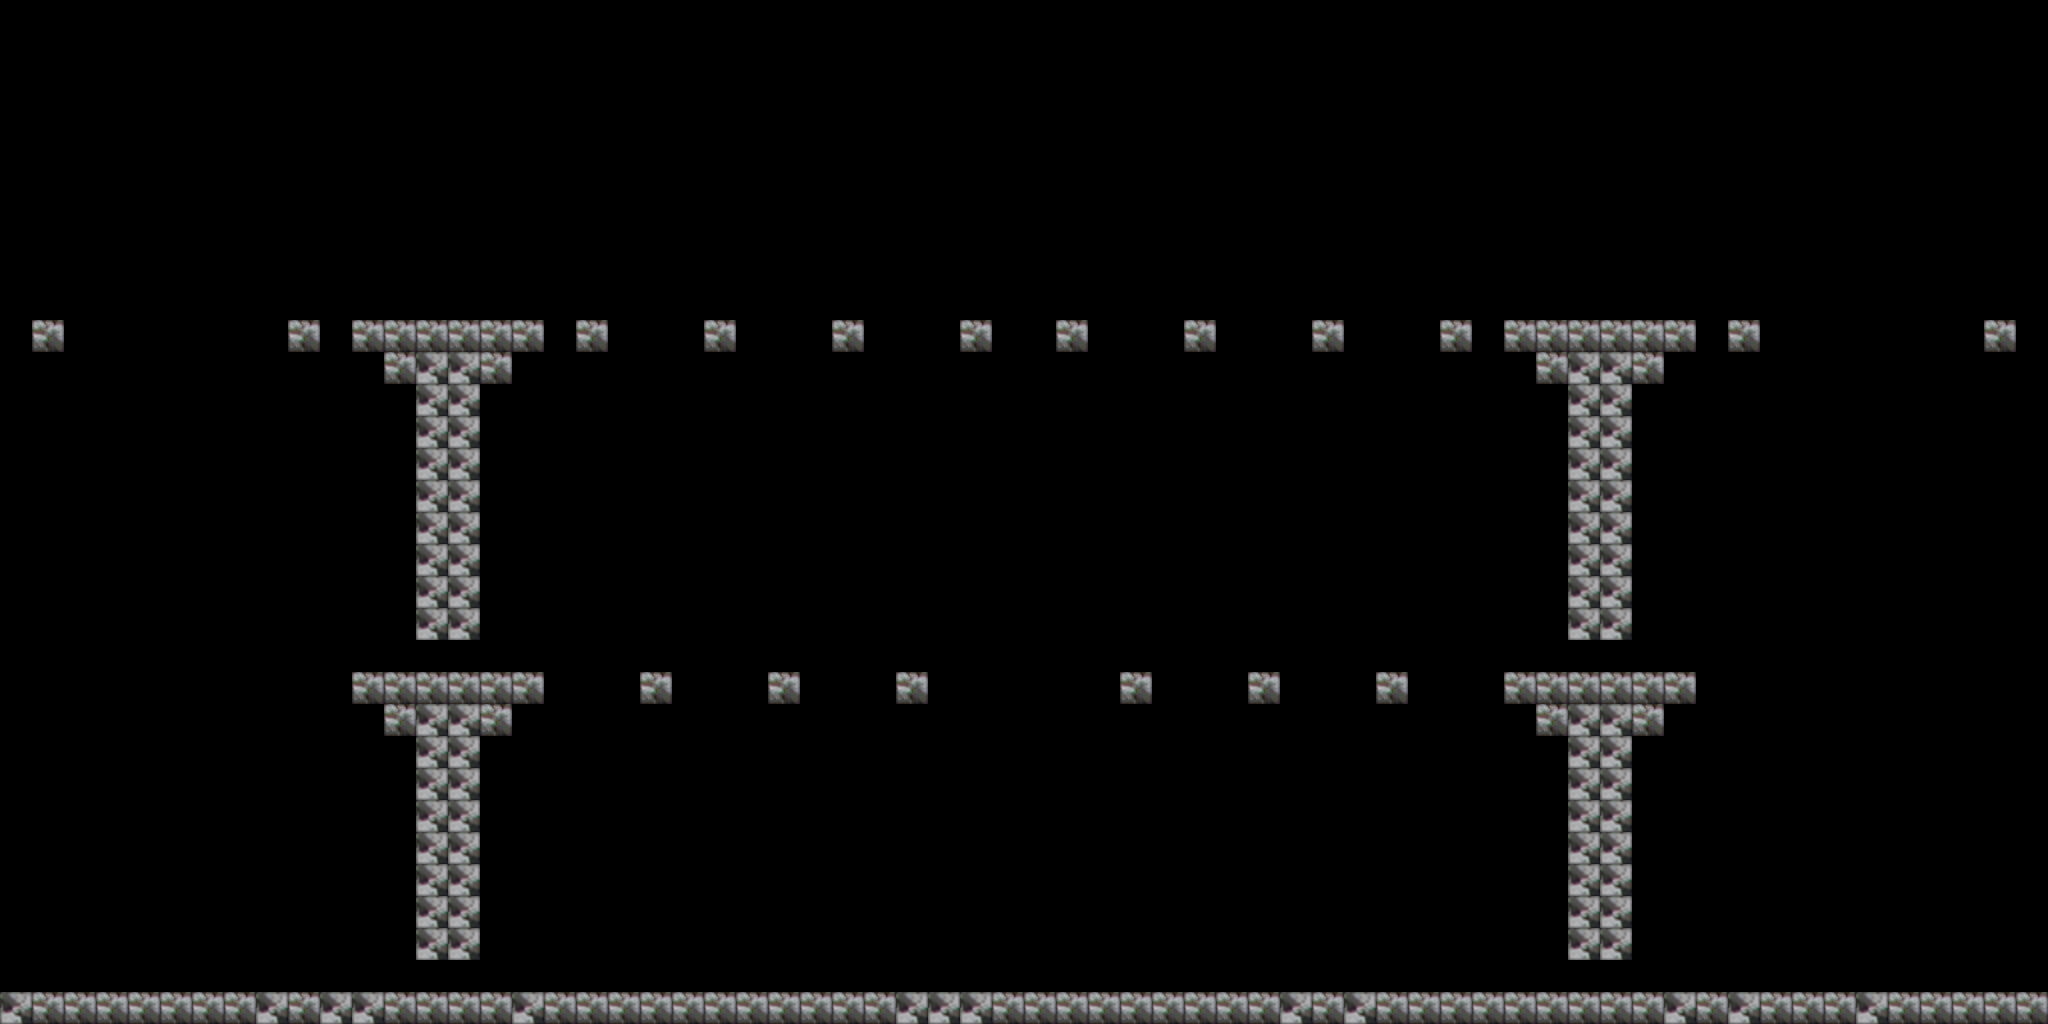

This is a level from a 2D game, rendered from its Tiled map with the project's own tilesets. A one-line summary and the map file follow, with tile-layer data summarised:
An orthogonal 64x32 tile map with 32x32 px tiles, 3 tile layers (floor, decoration, guide).

<map version="1.0" orientation="orthogonal" renderorder="right-down" width="64" height="32" tilewidth="32" tileheight="32" nextobjectid="1">
 <tileset firstgid="1" name="tiles" tilewidth="32" tileheight="32" tilecount="1024">
  <image source="tilesets/tiles.png" trans="ff00ff" width="1024" height="1024" />
  <terraintypes>
   <terrain name="Stone" tile="-1" />
  </terraintypes>
  <tile id="0" terrain="0,0,,0" />
  <tile id="1" terrain="0,0,0," />
 </tileset>
 <layer name="floor" width="64" height="32">
  <data>[2048 cells, 292 non-empty, 3 distinct tile ids]</data>
 </layer>
 <layer name="decoration" width="64" height="32">
  <data>[2048 cells, 178 non-empty, 3 distinct tile ids]</data>
 </layer>
 <layer name="guide" width="64" height="32">
  <data>[2048 cells, 4 non-empty, 1 distinct tile ids]</data>
 </layer>
</map>